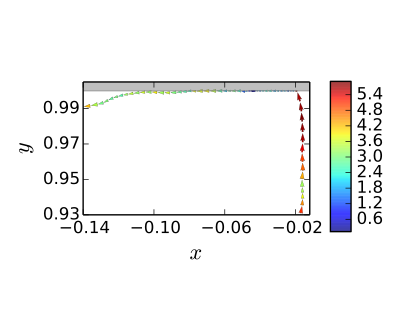

Generate this figure with Python:
import matplotlib.colorbar as mcolorbar
D=1;tau=0.1
traettoria=[]
V=[]
for i in arange(0,9999):
	x,y=transpose(loadtxt("./posizione/dati_"+str(i)))
	traettoria=append(traettoria,[x[0],y[0]])
	vx,vy=transpose(loadtxt("./velocity/velocity_"+str(i)))
	V=append(V,[vx[0],vy[0]])
x=traettoria[0::2]
y=traettoria[1::2]
vx=V[0::2]
vy=V[1::2]
modulo=sqrt(vx**2+vy**2)
def stampa_traettoria():
	cond=slice(835,920,1)
	cond1=slice(835+1,920+1,1)
	#plot(x[cond],y[cond],"-",ms=6,mec="c",mew=2,c="g",lw=3)
	modulo=sqrt(vx**2+vy**2)[cond]
	m=min(modulo)
	M=max(modulo)
	norm=Normalize(m,M)
	norm.autoscale(modulo)
	f,ax1=subplots(1,1,figsize=(4,3),sharex='all',sharey='all')
	quiver(x[cond],y[cond],vx[cond1],vy[cond1],color=cm.jet(norm(modulo)),scale=100)
	fill_between([-.3,0],[1,1],[1.1,1.1],color="gray",alpha=0.5)
	gca().set_aspect("equal")
	xlim(-0.14,-0.012)
	ylim(0.93,1.005)
	xlabel("$x$")
	ylabel("$y$")
	tight_layout()
	xlabel("$x$",fontsize=16)
	ylabel("$y$",fontsize=16)

	xticks(np.arange(-0.14,-0.012, .04))
	yticks(np.arange(.93,1.005, .02))

	f.subplots_adjust(right=0.75)
	ax1 = f.add_axes([0.8, 0.26, 0.05, 0.48])
	mcolorbar.ColorbarBase(ax1, cmap='jet',norm=norm,orientation='vertical')

def crea_frames(start=1500,stop=3200):
	x_sh=x[start:stop:6]
	y_sh=y[start:stop:6]
	vx_sh=vx[start:stop:6]
	vy_sh=vy[start:stop:6]
	modulo_sh=modulo[start:stop:6]/sqrt(D/tau)
	m=min(modulo_sh)
	M=max(modulo_sh)
	norm=Normalize(m,M)
	norm.autoscale(modulo_sh)
	t=len(x_sh)
	f=figure(figsize=(4,3))
	xlim(-1.1,1.1)
	ylim(-1.1,1.1)
	xlabel("$x$",fontsize=10)
	ylabel("$y$",fontsize=10)
	tight_layout()
	xlabel("$x$",fontsize=16)
	ylabel("$y$",fontsize=16)
	gca().set_aspect("equal")
	ax=gca()
	fill_between([-1.1,1.1],-1.1,-1.,color="gray",alpha=0.4)
	fill_between([-1.1,1.1],1.,1.1,color="gray",alpha=0.4)
	fill_between([-1.1,-1.],-1.,1.,color="gray",alpha=0.4)
	fill_between([1.,1.1],-1.,1.,color="gray",alpha=0.4)

	f.subplots_adjust(right=0.75)
	ax1 = f.add_axes([0.8, 0.18, 0.05, 0.77])
	mcolorbar.ColorbarBase(ax1, cmap='jet',norm=norm,orientation='vertical')
	for i in arange(0,t):
		#plot(x[i],y[i],"o",ms=6,mec="c",mew=2,c="g",lw=3)
		ax.quiver(x_sh[i],y_sh[i],vx_sh[i],vy_sh[i],color=cm.jet(norm(modulo_sh[i])),scale=150)
		savefig("./frames/"+str(i))
		#wait= input("press something To continue")
		#print("ok andiamo avanti")
	#ffmpeg-f image2 -i ./frames/%d.png -sameq -r 25 movie.avi
	
